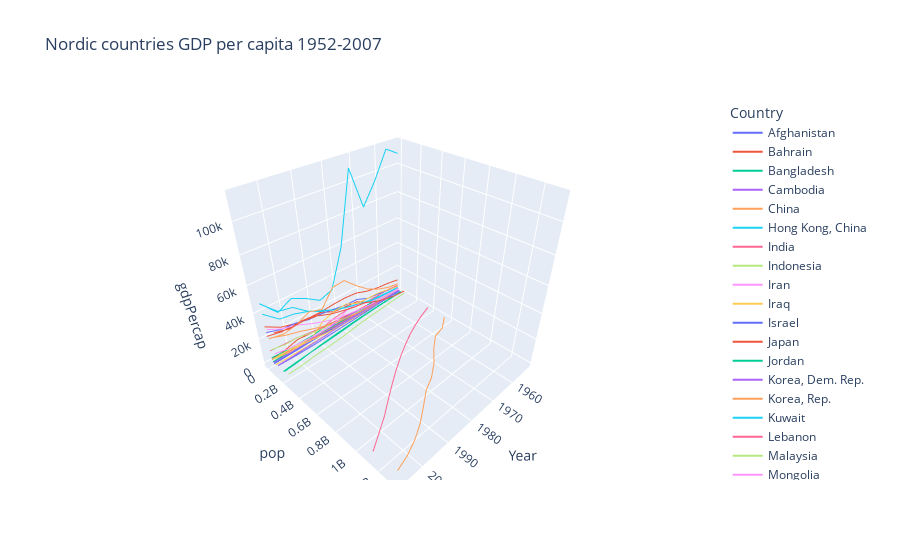

Notebook cell for this chart:
### Code cell
asia = gapminder[gapminder["continent"].isin(["Asia"])]

fig = px.line_3d(asia, x="year", y="pop", z="gdpPercap", color="country", 
                    title="Nordic countries GDP per capita 1952-2007",
                    labels=dict(gpdPercap = "GDP/capita", year = "Year", country = "Country"))
fig.show()

### Figure 1 — Plotly figure (JSON) as saved in the notebook; plotly's stock layout.template omitted (floating-point values rounded to 4 significant figures)
{"data": [{"hovertemplate": "Country=Afghanistan<br>Year=%{x}<br>pop=%{y}<br>gdpPercap=%{z}<extra></extra>", "legendgroup": "Afghanistan", "line": {"color": "#636efa", "dash": "solid"}, "marker": {"symbol": "circle"}, "mode": "lines", "name": "Afghanistan", "scene": "scene", "showlegend": true, "type": "scatter3d", "x": [1952, 1957, 1962, 1967, 1972, 1977, 1982, 1987, 1992, 1997, 2002, 2007], "y": [8425333, 9240934, 10267083, 11537966, 13079460, 14880372, 12881816, 13867957, 16317921, 22227415, 25268405, 31889923], "z": [779.4, 820.9, 853.1, 836.2, 740.0, 786.1, 978.0, 852.4, 649.3, 635.3, 726.7, 974.6]}, {"hovertemplate": "Country=Bahrain<br>Year=%{x}<br>pop=%{y}<br>gdpPercap=%{z}<extra></extra>", "legendgroup": "Bahrain", "line": {"color": "#EF553B", "dash": "solid"}, "marker": {"symbol": "circle"}, "mode": "lines", "name": "Bahrain", "scene": "scene", "showlegend": true, "type": "scatter3d", "x": [1952, 1957, 1962, 1967, 1972, 1977, 1982, 1987, 1992, 1997, 2002, 2007], "y": [120447, 138655, 171863, 202182, 230800, 297410, 377967, 454612, 529491, 598561, 656397, 708573], "z": [9867.0, 11640.0, 12750.0, 14800.0, 18270.0, 19340.0, 19210.0, 18520.0, 19040.0, 20290.0, 23400.0, 29800.0]}, {"hovertemplate": "Country=Bangladesh<br>Year=%{x}<br>pop=%{y}<br>gdpPercap=%{z}<extra></extra>", "legendgroup": "Bangladesh", "line": {"color": "#00cc96", "dash": "solid"}, "marker": {"symbol": "circle"}, "mode": "lines", "name": "Bangladesh", "scene": "scene", "showlegend": true, "type": "scatter3d", "x": [1952, 1957, 1962, 1967, 1972, 1977, 1982, 1987, 1992, 1997, 2002, 2007], "y": [46886859, 51365468, 56839289, 62821884, 70759295, 80428306, 93074406, 103764241, 113704579, 123315288, 135656790, 150448339], "z": [684.2, 661.6, 686.3, 721.2, 630.2, 659.9, 677.0, 752.0, 837.8, 972.8, 1136.0, 1391.0]}, {"hovertemplate": "Country=Cambodia<br>Year=%{x}<br>pop=%{y}<br>gdpPercap=%{z}<extra></extra>", "legendgroup": "Cambodia", "line": {"color": "#ab63fa", "dash": "solid"}, "marker": {"symbol": "circle"}, "mode": "lines", "name": "Cambodia", "scene": "scene", "showlegend": true, "type": "scatter3d", "x": [1952, 1957, 1962, 1967, 1972, 1977, 1982, 1987, 1992, 1997, 2002, 2007], "y": [4693836, 5322536, 6083619, 6960067, 7450606, 6978607, 7272485, 8371791, 10150094, 11782962, 12926707, 14131858], "z": [368.5, 434.0, 496.9, 523.4, 421.6, 525.0, 624.5, 683.9, 682.3, 734.3, 896.2, 1714.0]}, {"hovertemplate": "Country=China<br>Year=%{x}<br>pop=%{y}<br>gdpPercap=%{z}<extra></extra>", "legendgroup": "China", "line": {"color": "#FFA15A", "dash": "solid"}, "marker": {"symbol": "circle"}, "mode": "lines", "name": "China", "scene": "scene", "showlegend": true, "type": "scatter3d", "x": [1952, 1957, 1962, 1967, 1972, 1977, 1982, 1987, 1992, 1997, 2002, 2007], "y": [556263527, 637408000, 665770000, 754550000, 862030000, 943455000, 1000281000, 1084035000, 1164970000, 1230075000, 1280400000, 1318683096], "z": [400.4, 576.0, 487.7, 612.7, 676.9, 741.2, 962.4, 1379.0, 1656.0, 2289.0, 3119.0, 4959.0]}, {"hovertemplate": "Country=Hong Kong, China<br>Year=%{x}<br>pop=%{y}<br>gdpPercap=%{z}<extra></extra>", "legendgroup": "Hong Kong, China", "line": {"color": "#19d3f3", "dash": "solid"}, "marker": {"symbol": "circle"}, "mode": "lines", "name": "Hong Kong, China", "scene": "scene", "showlegend": true, "type": "scatter3d", "x": [1952, 1957, 1962, 1967, 1972, 1977, 1982, 1987, 1992, 1997, 2002, 2007], "y": [2125900, 2736300, 3305200, 3722800, 4115700, 4583700, 5264500, 5584510, 5829696, 6495918, 6762476, 6980412], "z": [3054.0, 3629.0, 4693.0, 6198.0, 8316.0, 11190.0, 14560.0, 20040.0, 24760.0, 28380.0, 30210.0, 39720.0]}, {"hovertemplate": "Country=India<br>Year=%{x}<br>pop=%{y}<br>gdpPercap=%{z}<extra></extra>", "legendgroup": "India", "line": {"color": "#FF6692", "dash": "solid"}, "marker": {"symbol": "circle"}, "mode": "lines", "name": "India", "scene": "scene", "showlegend": true, "type": "scatter3d", "x": [1952, 1957, 1962, 1967, 1972, 1977, 1982, 1987, 1992, 1997, 2002, 2007], "y": [372000000, 409000000, 454000000, 506000000, 567000000, 634000000, 708000000, 788000000, 872000000, 959000000, 1034172547, 1110396331], "z": [546.6, 590.1, 658.3, 700.8, 724.0, 813.3, 855.7, 976.5, 1164.0, 1459.0, 1747.0, 2452.0]}, {"hovertemplate": "Country=Indonesia<br>Year=%{x}<br>pop=%{y}<br>gdpPercap=%{z}<extra></extra>", "legendgroup": "Indonesia", "line": {"color": "#B6E880", "dash": "solid"}, "marker": {"symbol": "circle"}, "mode": "lines", "name": "Indonesia", "scene": "scene", "showlegend": true, "type": "scatter3d", "x": [1952, 1957, 1962, 1967, 1972, 1977, 1982, 1987, 1992, 1997, 2002, 2007], "y": [82052000, 90124000, 99028000, 109343000, 121282000, 136725000, 153343000, 169276000, 184816000, 199278000, 211060000, 223547000], "z": [749.7, 858.9, 849.3, 762.4, 1111.0, 1383.0, 1517.0, 1748.0, 2383.0, 3119.0, 2874.0, 3541.0]}, {"hovertemplate": "Country=Iran<br>Year=%{x}<br>pop=%{y}<br>gdpPercap=%{z}<extra></extra>", "legendgroup": "Iran", "line": {"color": "#FF97FF", "dash": "solid"}, "marker": {"symbol": "circle"}, "mode": "lines", "name": "Iran", "scene": "scene", "showlegend": true, "type": "scatter3d", "x": [1952, 1957, 1962, 1967, 1972, 1977, 1982, 1987, 1992, 1997, 2002, 2007], "y": [17272000, 19792000, 22874000, 26538000, 30614000, 35480679, 43072751, 51889696, 60397973, 63327987, 66907826, 69453570], "z": [3035.0, 3290.0, 4187.0, 5907.0, 9614.0, 11890.0, 7608.0, 6643.0, 7236.0, 8264.0, 9241.0, 11610.0]}, {"hovertemplate": "Country=Iraq<br>Year=%{x}<br>pop=%{y}<br>gdpPercap=%{z}<extra></extra>", "legendgroup": "Iraq", "line": {"color": "#FECB52", "dash": "solid"}, "marker": {"symbol": "circle"}, "mode": "lines", "name": "Iraq", "scene": "scene", "showlegend": true, "type": "scatter3d", "x": [1952, 1957, 1962, 1967, 1972, 1977, 1982, 1987, 1992, 1997, 2002, 2007], "y": [5441766, 6248643, 7240260, 8519282, 10061506, 11882916, 14173318, 16543189, 17861905, 20775703, 24001816, 27499638], "z": [4130.0, 6229.0, 8342.0, 8931.0, 9576.0, 14690.0, 14520.0, 11640.0, 3746.0, 3076.0, 4391.0, 4471.0]}, {"hovertemplate": "Country=Israel<br>Year=%{x}<br>pop=%{y}<br>gdpPercap=%{z}<extra></extra>", "legendgroup": "Israel", "line": {"color": "#636efa", "dash": "solid"}, "marker": {"symbol": "circle"}, "mode": "lines", "name": "Israel", "scene": "scene", "showlegend": true, "type": "scatter3d", "x": [1952, 1957, 1962, 1967, 1972, 1977, 1982, 1987, 1992, 1997, 2002, 2007], "y": [1620914, 1944401, 2310904, 2693585, 3095893, 3495918, 3858421, 4203148, 4936550, 5531387, 6029529, 6426679], "z": [4087.0, 5385.0, 7106.0, 8394.0, 12790.0, 13310.0, 15370.0, 17120.0, 18050.0, 20900.0, 21910.0, 25520.0]}, {"hovertemplate": "Country=Japan<br>Year=%{x}<br>pop=%{y}<br>gdpPercap=%{z}<extra></extra>", "legendgroup": "Japan", "line": {"color": "#EF553B", "dash": "solid"}, "marker": {"symbol": "circle"}, "mode": "lines", "name": "Japan", "scene": "scene", "showlegend": true, "type": "scatter3d", "x": [1952, 1957, 1962, 1967, 1972, 1977, 1982, 1987, 1992, 1997, 2002, 2007], "y": [86459025, 91563009, 95831757, 100825279, 107188273, 113872473, 118454974, 122091325, 124329269, 125956499, 127065841, 127467972], "z": [3217.0, 4318.0, 6577.0, 9848.0, 14780.0, 16610.0, 19380.0, 22380.0, 26820.0, 28820.0, 28600.0, 31660.0]}, {"hovertemplate": "Country=Jordan<br>Year=%{x}<br>pop=%{y}<br>gdpPercap=%{z}<extra></extra>", "legendgroup": "Jordan", "line": {"color": "#00cc96", "dash": "solid"}, "marker": {"symbol": "circle"}, "mode": "lines", "name": "Jordan", "scene": "scene", "showlegend": true, "type": "scatter3d", "x": [1952, 1957, 1962, 1967, 1972, 1977, 1982, 1987, 1992, 1997, 2002, 2007], "y": [607914, 746559, 933559, 1255058, 1613551, 1937652, 2347031, 2820042, 3867409, 4526235, 5307470, 6053193], "z": [1547.0, 1886.0, 2348.0, 2742.0, 2111.0, 2852.0, 4161.0, 4449.0, 3432.0, 3645.0, 3845.0, 4519.0]}, {"hovertemplate": "Country=Korea, Dem. Rep.<br>Year=%{x}<br>pop=%{y}<br>gdpPercap=%{z}<extra></extra>", "legendgroup": "Korea, Dem. Rep.", "line": {"color": "#ab63fa", "dash": "solid"}, "marker": {"symbol": "circle"}, "mode": "lines", "name": "Korea, Dem. Rep.", "scene": "scene", "showlegend": true, "type": "scatter3d", "x": [1952, 1957, 1962, 1967, 1972, 1977, 1982, 1987, 1992, 1997, 2002, 2007], "y": [8865488, 9411381, 10917494, 12617009, 14781241, 16325320, 17647518, 19067554, 20711375, 21585105, 22215365, 23301725], "z": [1088.0, 1571.0, 1622.0, 2144.0, 3702.0, 4106.0, 4107.0, 4106.0, 3726.0, 1691.0, 1647.0, 1593.0]}, {"hovertemplate": "Country=Korea, Rep.<br>Year=%{x}<br>pop=%{y}<br>gdpPercap=%{z}<extra></extra>", "legendgroup": "Korea, Rep.", "line": {"color": "#FFA15A", "dash": "solid"}, "marker": {"symbol": "circle"}, "mode": "lines", "name": "Korea, Rep.", "scene": "scene", "showlegend": true, "type": "scatter3d", "x": [1952, 1957, 1962, 1967, 1972, 1977, 1982, 1987, 1992, 1997, 2002, 2007], "y": [20947571, 22611552, 26420307, 30131000, 33505000, 36436000, 39326000, 41622000, 43805450, 46173816, 47969150, 49044790], "z": [1031.0, 1488.0, 1536.0, 2029.0, 3031.0, 4657.0, 5623.0, 8533.0, 12100.0, 15990.0, 19230.0, 23350.0]}, {"hovertemplate": "Country=Kuwait<br>Year=%{x}<br>pop=%{y}<br>gdpPercap=%{z}<extra></extra>", "legendgroup": "Kuwait", "line": {"color": "#19d3f3", "dash": "solid"}, "marker": {"symbol": "circle"}, "mode": "lines", "name": "Kuwait", "scene": "scene", "showlegend": true, "type": "scatter3d", "x": [1952, 1957, 1962, 1967, 1972, 1977, 1982, 1987, 1992, 1997, 2002, 2007], "y": [160000, 212846, 358266, 575003, 841934, 1140357, 1497494, 1891487, 1418095, 1765345, 2111561, 2505559], "z": [108400.0, 113500.0, 95460.0, 80890.0, 109300.0, 59270.0, 31350.0, 28120.0, 34930.0, 40300.0, 35110.0, 47310.0]}, {"hovertemplate": "Country=Lebanon<br>Year=%{x}<br>pop=%{y}<br>gdpPercap=%{z}<extra></extra>", "legendgroup": "Lebanon", "line": {"color": "#FF6692", "dash": "solid"}, "marker": {"symbol": "circle"}, "mode": "lines", "name": "Lebanon", "scene": "scene", "showlegend": true, "type": "scatter3d", "x": [1952, 1957, 1962, 1967, 1972, 1977, 1982, 1987, 1992, 1997, 2002, 2007], "y": [1439529, 1647412, 1886848, 2186894, 2680018, 3115787, 3086876, 3089353, 3219994, 3430388, 3677780, 3921278], "z": [4835.0, 6090.0, 5715.0, 6007.0, 7486.0, 8660.0, 7641.0, 5377.0, 6891.0, 8755.0, 9314.0, 10460.0]}, {"hovertemplate": "Country=Malaysia<br>Year=%{x}<br>pop=%{y}<br>gdpPercap=%{z}<extra></extra>", "legendgroup": "Malaysia", "line": {"color": "#B6E880", "dash": "solid"}, "marker": {"symbol": "circle"}, "mode": "lines", "name": "Malaysia", "scene": "scene", "showlegend": true, "type": "scatter3d", "x": [1952, 1957, 1962, 1967, 1972, 1977, 1982, 1987, 1992, 1997, 2002, 2007], "y": [6748378, 7739235, 8906385, 10154878, 11441462, 12845381, 14441916, 16331785, 18319502, 20476091, 22662365, 24821286], "z": [1831.0, 1810.0, 2037.0, 2278.0, 2849.0, 3828.0, 4920.0, 5250.0, 7278.0, 10130.0, 10210.0, 12450.0]}, {"hovertemplate": "Country=Mongolia<br>Year=%{x}<br>pop=%{y}<br>gdpPercap=%{z}<extra></extra>", "legendgroup": "Mongolia", "line": {"color": "#FF97FF", "dash": "solid"}, "marker": {"symbol": "circle"}, "mode": "lines", "name": "Mongolia", "scene": "scene", "showlegend": true, "type": "scatter3d", "x": [1952, 1957, 1962, 1967, 1972, 1977, 1982, 1987, 1992, 1997, 2002, 2007], "y": [800663, 882134, 1010280, 1149500, 1320500, 1528000, 1756032, 2015133, 2312802, 2494803, 2674234, 2874127], "z": [786.6, 912.7, 1056.0, 1226.0, 1422.0, 1648.0, 2001.0, 2338.0, 1785.0, 1902.0, 2141.0, 3096.0]}, {"hovertemplate": "Country=Myanmar<br>Year=%{x}<br>pop=%{y}<br>gdpPercap=%{z}<extra></extra>", "legendgroup": "Myanmar", "line": {"color": "#FECB52", "dash": "solid"}, "marker": {"symbol": "circle"}, "mode": "lines", "name": "Myanmar", "scene": "scene", "showlegend": true, "type": "scatter3d", "x": [1952, 1957, 1962, 1967, 1972, 1977, 1982, 1987, 1992, 1997, 2002, 2007], "y": [20092996, 21731844, 23634436, 25870271, 28466390, 31528087, 34680442, 38028578, 40546538, 43247867, 45598081, 47761980], "z": [331, 350, 388, 349, 357, 371, 424, 385, 347, 415, 611, 944]}, {"hovertemplate": "Country=Nepal<br>Year=%{x}<br>pop=%{y}<br>gdpPercap=%{z}<extra></extra>", "legendgroup": "Nepal", "line": {"color": "#636efa", "dash": "solid"}, "marker": {"symbol": "circle"}, "mode": "lines", "name": "Nepal", "scene": "scene", "showlegend": true, "type": "scatter3d", "x": [1952, 1957, 1962, 1967, 1972, 1977, 1982, 1987, 1992, 1997, 2002, 2007], "y": [9182536, 9682338, 10332057, 11261690, 12412593, 13933198, 15796314, 17917180, 20326209, 23001113, 25873917, 28901790], "z": [545.9, 597.9, 652.4, 676.4, 674.8, 694.1, 718.4, 775.6, 897.7, 1011.0, 1057.0, 1091.0]}, {"hovertemplate": "Country=Oman<br>Year=%{x}<br>pop=%{y}<br>gdpPercap=%{z}<extra></extra>", "legendgroup": "Oman", "line": {"color": "#EF553B", "dash": "solid"}, "marker": {"symbol": "circle"}, "mode": "lines", "name": "Oman", "scene": "scene", "showlegend": true, "type": "scatter3d", "x": [1952, 1957, 1962, 1967, 1972, 1977, 1982, 1987, 1992, 1997, 2002, 2007], "y": [507833, 561977, 628164, 714775, 829050, 1004533, 1301048, 1593882, 1915208, 2283635, 2713462, 3204897], "z": [1828.0, 2243.0, 2925.0, 4721.0, 10620.0, 11850.0, 12950.0, 18120.0, 18620.0, 19700.0, 19770.0, 22320.0]}, {"hovertemplate": "Country=Pakistan<br>Year=%{x}<br>pop=%{y}<br>gdpPercap=%{z}<extra></extra>", "legendgroup": "Pakistan", "line": {"color": "#00cc96", "dash": "solid"}, "marker": {"symbol": "circle"}, "mode": "lines", "name": "Pakistan", "scene": "scene", "showlegend": true, "type": "scatter3d", "x": [1952, 1957, 1962, 1967, 1972, 1977, 1982, 1987, 1992, 1997, 2002, 2007], "y": [41346560, 46679944, 53100671, 60641899, 69325921, 78152686, 91462088, 105186881, 120065004, 135564834, 153403524, 169270617], "z": [684.6, 747.1, 803.3, 942.4, 1050.0, 1176.0, 1443.0, 1705.0, 1972.0, 2049.0, 2093.0, 2606.0]}, {"hovertemplate": "Country=Philippines<br>Year=%{x}<br>pop=%{y}<br>gdpPercap=%{z}<extra></extra>", "legendgroup": "Philippines", "line": {"color": "#ab63fa", "dash": "solid"}, "marker": {"symbol": "circle"}, "mode": "lines", "name": "Philippines", "scene": "scene", "showlegend": true, "type": "scatter3d", "x": [1952, 1957, 1962, 1967, 1972, 1977, 1982, 1987, 1992, 1997, 2002, 2007], "y": [22438691, 26072194, 30325264, 35356600, 40850141, 46850962, 53456774, 60017788, 67185766, 75012988, 82995088, 91077287], "z": [1273.0, 1548.0, 1650.0, 1814.0, 1989.0, 2373.0, 2603.0, 2190.0, 2279.0, 2537.0, 2651.0, 3190.0]}, {"hovertemplate": "Country=Saudi Arabia<br>Year=%{x}<br>pop=%{y}<br>gdpPercap=%{z}<extra></extra>", "legendgroup": "Saudi Arabia", "line": {"color": "#FFA15A", "dash": "solid"}, "marker": {"symbol": "circle"}, "mode": "lines", "name": "Saudi Arabia", "scene": "scene", "showlegend": true, "type": "scatter3d", "x": [1952, 1957, 1962, 1967, 1972, 1977, 1982, 1987, 1992, 1997, 2002, 2007], "y": [4005677, 4419650, 4943029, 5618198, 6472756, 8128505, 11254672, 14619745, 16945857, 21229759, 24501530, 27601038], "z": [6460.0, 8158.0, 11630.0, 16900.0, 24840.0, 34170.0, 33690.0, 21200.0, 24840.0, 20590.0, 19010.0, 21650.0]}, {"hovertemplate": "Country=Singapore<br>Year=%{x}<br>pop=%{y}<br>gdpPercap=%{z}<extra></extra>", "legendgroup": "Singapore", "line": {"color": "#19d3f3", "dash": "solid"}, "marker": {"symbol": "circle"}, "mode": "lines", "name": "Singapore", "scene": "scene", "showlegend": true, "type": "scatter3d", "x": [1952, 1957, 1962, 1967, 1972, 1977, 1982, 1987, 1992, 1997, 2002, 2007], "y": [1127000, 1445929, 1750200, 1977600, 2152400, 2325300, 2651869, 2794552, 3235865, 3802309, 4197776, 4553009], "z": [2315.0, 2843.0, 3675.0, 4977.0, 8598.0, 11210.0, 15170.0, 18860.0, 24770.0, 33520.0, 36020.0, 47140.0]}, {"hovertemplate": "Country=Sri Lanka<br>Year=%{x}<br>pop=%{y}<br>gdpPercap=%{z}<extra></extra>", "legendgroup": "Sri Lanka", "line": {"color": "#FF6692", "dash": "solid"}, "marker": {"symbol": "circle"}, "mode": "lines", "name": "Sri Lanka", "scene": "scene", "showlegend": true, "type": "scatter3d", "x": [1952, 1957, 1962, 1967, 1972, 1977, 1982, 1987, 1992, 1997, 2002, 2007], "y": [7982342, 9128546, 10421936, 11737396, 13016733, 14116836, 15410151, 16495304, 17587060, 18698655, 19576783, 20378239], "z": [1084.0, 1073.0, 1074.0, 1136.0, 1213.0, 1349.0, 1648.0, 1877.0, 2154.0, 2664.0, 3015.0, 3970.0]}, {"hovertemplate": "Country=Syria<br>Year=%{x}<br>pop=%{y}<br>gdpPercap=%{z}<extra></extra>", "legendgroup": "Syria", "line": {"color": "#B6E880", "dash": "solid"}, "marker": {"symbol": "circle"}, "mode": "lines", "name": "Syria", "scene": "scene", "showlegend": true, "type": "scatter3d", "x": [1952, 1957, 1962, 1967, 1972, 1977, 1982, 1987, 1992, 1997, 2002, 2007], "y": [3661549, 4149908, 4834621, 5680812, 6701172, 7932503, 9410494, 11242847, 13219062, 15081016, 17155814, 19314747], "z": [1643.0, 2117.0, 2193.0, 1882.0, 2571.0, 3195.0, 3762.0, 3117.0, 3341.0, 4014.0, 4091.0, 4185.0]}, {"hovertemplate": "Country=Taiwan<br>Year=%{x}<br>pop=%{y}<br>gdpPercap=%{z}<extra></extra>", "legendgroup": "Taiwan", "line": {"color": "#FF97FF", "dash": "solid"}, "marker": {"symbol": "circle"}, "mode": "lines", "name": "Taiwan", "scene": "scene", "showlegend": true, "type": "scatter3d", "x": [1952, 1957, 1962, 1967, 1972, 1977, 1982, 1987, 1992, 1997, 2002, 2007], "y": [8550362, 10164215, 11918938, 13648692, 15226039, 16785196, 18501390, 19757799, 20686918, 21628605, 22454239, 23174294], "z": [1207.0, 1508.0, 1823.0, 2644.0, 4063.0, 5597.0, 7426.0, 11050.0, 15220.0, 20210.0, 23240.0, 28720.0]}, {"hovertemplate": "Country=Thailand<br>Year=%{x}<br>pop=%{y}<br>gdpPercap=%{z}<extra></extra>", "legendgroup": "Thailand", "line": {"color": "#FECB52", "dash": "solid"}, "marker": {"symbol": "circle"}, "mode": "lines", "name": "Thailand", "scene": "scene", "showlegend": true, "type": "scatter3d", "x": [1952, 1957, 1962, 1967, 1972, 1977, 1982, 1987, 1992, 1997, 2002, 2007], "y": [21289402, 25041917, 29263397, 34024249, 39276153, 44148285, 48827160, 52910342, 56667095, 60216677, 62806748, 65068149], "z": [757.8, 793.6, 1002.0, 1295.0, 1524.0, 1961.0, 2393.0, 2983.0, 4617.0, 5853.0, 5913.0, 7458.0]}, {"hovertemplate": "Country=Vietnam<br>Year=%{x}<br>pop=%{y}<br>gdpPercap=%{z}<extra></extra>", "legendgroup": "Vietnam", "line": {"color": "#636efa", "dash": "solid"}, "marker": {"symbol": "circle"}, "mode": "lines", "name": "Vietnam", "scene": "scene", "showlegend": true, "type": "scatter3d", "x": [1952, 1957, 1962, 1967, 1972, 1977, 1982, 1987, 1992, 1997, 2002, 2007], "y": [26246839, 28998543, 33796140, 39463910, 44655014, 50533506, 56142181, 62826491, 69940728, 76048996, 80908147, 85262356], "z": [605.1, 676.3, 772.0, 637.1, 699.5, 713.5, 707.2, 820.8, 989.0, 1386.0, 1764.0, 2442.0]}, {"hovertemplate": "Country=West Bank and Gaza<br>Year=%{x}<br>pop=%{y}<br>gdpPercap=%{z}<extra></extra>", "legendgroup": "West Bank and Gaza", "line": {"color": "#EF553B", "dash": "solid"}, "marker": {"symbol": "circle"}, "mode": "lines", "name": "West Bank and Gaza", "scene": "scene", "showlegend": true, "type": "scatter3d", "x": [1952, 1957, 1962, 1967, 1972, 1977, 1982, 1987, 1992, 1997, 2002, 2007], "y": [1030585, 1070439, 1133134, 1142636, 1089572, 1261091, 1425876, 1691210, 2104779, 2826046, 3389578, 4018332], "z": [1516.0, 1827.0, 2199.0, 2650.0, 3133.0, 3683.0, 4336.0, 5107.0, 6018.0, 7111.0, 4515.0, 3025.0]}, {"hovertemplate": "Country=Yemen, Rep.<br>Year=%{x}<br>pop=%{y}<br>gdpPercap=%{z}<extra></extra>", "legendgroup": "Yemen, Rep.", "line": {"color": "#00cc96", "dash": "solid"}, "marker": {"symbol": "circle"}, "mode": "lines", "name": "Yemen, Rep.", "scene": "scene", "showlegend": true, "type": "scatter3d", "x": [1952, 1957, 1962, 1967, 1972, 1977, 1982, 1987, 1992, 1997, 2002, 2007], "y": [4963829, 5498090, 6120081, 6740785, 7407075, 8403990, 9657618, 11219340, 13367997, 15826497, 18701257, 22211743], "z": [781.7, 804.8, 825.6, 862.4, 1265.0, 1830.0, 1978.0, 1972.0, 1879.0, 2117.0, 2235.0, 2281.0]}], "layout": {"legend": {"title": {"text": "Country"}, "tracegroupgap": 0}, "scene": {"domain": {"x": [0, 1], "y": [0, 1]}, "xaxis": {"title": {"text": "Year"}}, "yaxis": {"title": {"text": "pop"}}, "zaxis": {"title": {"text": "gdpPercap"}}}, "title": {"text": "Nordic countries GDP per capita 1952-2007"}}}
